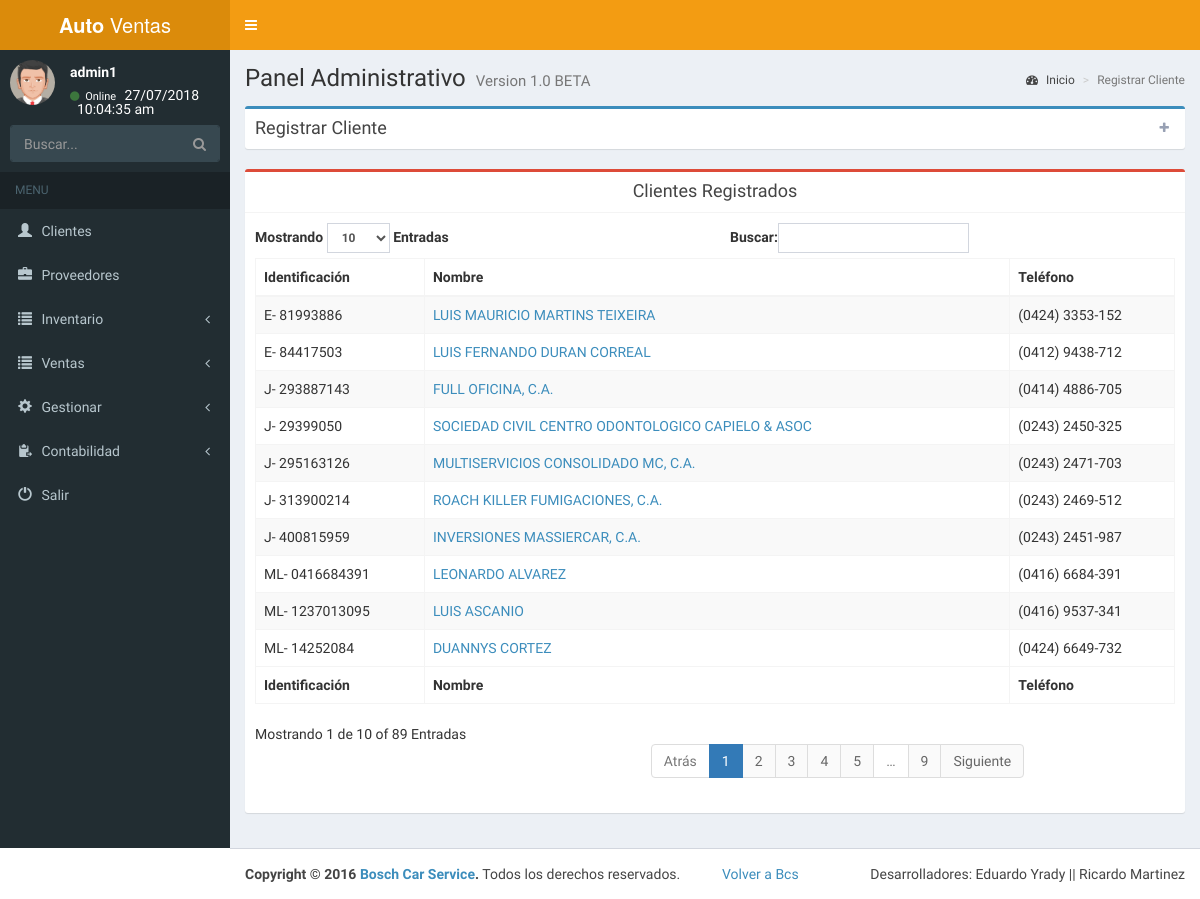
Screenshot of /admin/registrar_cliente.php (signed in) with the database file from the repository.
### tables this page shows
CREATE TABLE `cliente` (
  `id_cliente` int(11) NOT NULL,
  `id_tipo` int(11) NOT NULL,
  `dni` varchar(10) NOT NULL,
  `nombre` varchar(100) NOT NULL,
  `telf` varchar(15) NOT NULL,
  `direccion` varchar(100) NOT NULL,
  `correo` varchar(50) NOT NULL,
  `images` longtext NOT NULL,
  `habilitado` int(11) NOT NULL
);

### admin/conexion.php (called while the page is built, shortened)
<?php session_start();
function cons($var){
$ret= mysqli_query($_SESSION['conexion_database'],$var) or die(mysqli_error($_SESSION['conexion_database']));
return $ret;
}
?>

### admin/registrar_cliente.php (the view, shortened to what this page needs)
<?php include("menu.php");
?>
  <div class="content-wrapper">
    <section class="content-header">
      <h1>
        Panel Administrativo
        <small>Version 1.0 BETA</small>
      </h1>
      <ol class="breadcrumb">
        <li><a href="index.php"><i class="fa fa-dashboard"></i> Inicio</a></li>
        <li class="active">Registrar Cliente</li>
      </ol>
    </section>
    <section class="content">
<?php
if(isset($_SESSION['ingreso'])){
	echo '<div class="box box-primary collapsed-box">
            <div class="box-header with-border" data-widget="collapse">
              <h3 class="box-title">Registrar Cliente</h3>
              <div class="box-tools pull-right">
                <button type="button" class="btn btn-box-tool" data-widget="collapse"><i class="fa fa-plus"></i>
                </button>
              </div>
            </div>
            <form id="formulario" role="form" method="POST" enctype="multipart/form-data" action="pro_registrar_cliente.php">
              <div class="box-body">
          <div class="col-lg-4 col-md-4 col-xs-10">
			    <div class="form-group">
                  <label for="Tipo de Documento">Tipo de Documento</label>
                  <select class="form-control" name="tipo" required>';
              echo '</select>
                </div>
                </div>
              </div>
            </form>
          </div>';
		  $consult=("SELECT * FROM tipo");
		  $d=cons($consult);
		  $ti=array();
		  while($fg=mysqli_fetch_array($d)){
			  $ti[$fg['id_tipo']]=$fg['nombre'];
		  }
		  $consulta=("SELECT * FROM cliente WHERE habilitado=0");
		  $s=cons($consulta);
		  if(mysqli_num_rows($s)<=0){
			echo alerta("No hay ningun cliente registrado");
		  }else{
			  echo '<div class="box box-danger">
            <div class="box-header with-border text-center">
              <h3 class="box-title">Clientes Registrados</h3>
              </div>
            <div class="box-body">
              <table id="example1" class="table table-bordered table-striped">
                <thead>
                <tr>
                  <th>Identificaci&oacute;n</th>
                  <th>Nombre</th>
                  <th>Tel&eacute;fono</th>
                </tr>
                </thead>
                <tbody id="prep">
               ';
			  while($row=mysqli_fetch_array($s)){
			  echo ' <tr>
                  <td>'.$ti[$row['id_tipo']].'- '.$row['dni'].'</td>
                  <td> <a href="perfil.php?id='.$row['id_cliente'].'">'.$row['nombre'].'</a></td>
                  <td>'.$row['telf'].'</td>
                </tr> ';
			  }
			  echo ' </tbody>
                <tfoot>
                <tr>
                  <th>Identificaci&oacute;n</th>
                  <th>Nombre</th>
                  <th>Tel&eacute;fono</th>
                </tr>
                </tfoot>
              </table>
            </div>
          </div>';
		  }
}
?>
</section>
</div>
    <?php
include("footer.php");
?>

### rows the page displays
cliente: id_tipo "E", dni "81993886", nombre "LUIS MAURICIO MARTINS TEIXEIRA", telf "(0424) 3353-152"
cliente: id_tipo "J", dni "293887143", nombre "FULL OFICINA, C.A.", telf "(0414) 4886-705"
cliente: id_tipo "E", dni "84417503", nombre "LUIS FERNANDO DURAN CORREAL", telf "(0412) 9438-712"
cliente: id_tipo "J", dni "313900214", nombre "ROACH KILLER FUMIGACIONES, C.A.", telf "(0243) 2469-512"
cliente: id_tipo "J", dni "29399050", nombre "SOCIEDAD CIVIL CENTRO ODONTOLOGICO CAPIELO & ASOC", telf "(0243) 2450-325"
cliente: id_tipo "ML", dni "1237013095", nombre "LUIS ASCANIO", telf "(0416) 9537-341"
cliente: id_tipo "ML", dni "0416684391", nombre "LEONARDO ALVAREZ", telf "(0416) 6684-391"
cliente: id_tipo "J", dni "400815959", nombre "INVERSIONES MASSIERCAR, C.A.", telf "(0243) 2451-987"
cliente: id_tipo "J", dni "295163126", nombre "MULTISERVICIOS CONSOLIDADO MC, C.A.", telf "(0243) 2471-703"
cliente: id_tipo "ML", dni "14252084", nombre "DUANNYS CORTEZ", telf "(0424) 6649-732"

### other values shown
$_SESSION['nombre'] "admin1"
